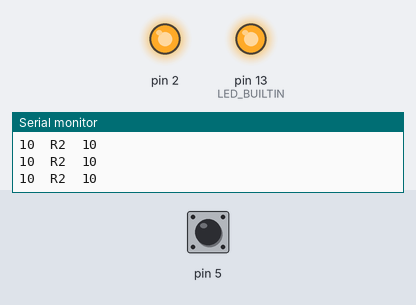
Bench run of a sketch on a simulated Arduino Uno, built with avr-gcc and run on an emulated ATmega328P. Parts: output pins drawn as LEDs (lit = HIGH), the last lines printed to the serial monitor. The inputs (shaded band) are chosen by the test bench; at power-on: pin 5 HIGH.

Above: at 1.2 s.
1.3 s: pin 5 pulled LOW for 0.25 s
At 1.51 s:
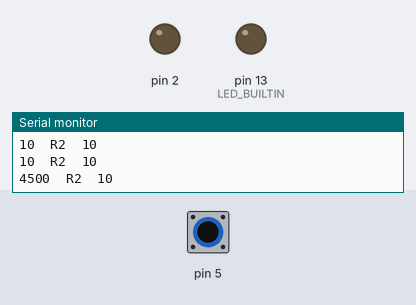
3.0 s: pin 5 pulled LOW for 3.2 s
At 6.8 s:
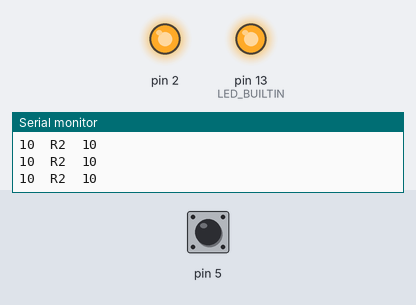
Timing chart, 0 to 8.3 s (numbered marks = the images above; inputs shaded):
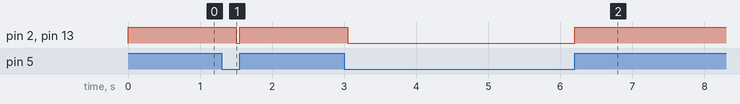

Measured:
- after the input at 1.3 s, pin 2, pin 13 (LED_BUILTIN): HIGH → LOW after 0.20 s, → HIGH 0.05 s later
- after the input at 3.0 s, pin 2, pin 13 (LED_BUILTIN): HIGH → LOW after 0.05 s, → HIGH 3.2 s later

The sketch:

Arduino-Capacitive-Sensor.ino
```cpp
#include <CapacitiveSensor.h>

/*
* Contact with https://ahmetozer.org
 * Resistor effects sensitivity, experiment with values, 50K - 50M. Larger resistor values yield larger sensor values.
 */


CapacitiveSensor   cs_4_5 = CapacitiveSensor(3,5);        // 10M resistor between pins 4 & 2, pin 2 is sensor pin, add a wire and or foil if desired


int r1 = 0;
int r2;
int time1 = 0;
int dokun= 0;
void setup()
{
   cs_4_5.set_CS_AutocaL_Millis(0xFFFFFFFF);     // turn off autocalibrate on channel 1 - just as an example
   Serial.begin(115200);
   pinMode(LED_BUILTIN, OUTPUT);
   pinMode(2, OUTPUT);
   r2 = cs_4_5.capacitiveSensor(30);
}

void loop()
{
    long start = millis();
    long total1 =  cs_4_5.capacitiveSensor(30);
    r1 = total1;

    Serial.print(total1);                  // print sensor output 1
    Serial.print("  R2  ");
    Serial.print(r2);
    Serial.println("\t");

//time1 = time1 + 1;

  if (r1 - r2 < 300){
    digitalWrite(LED_BUILTIN, HIGH);
    digitalWrite(2, HIGH);
        delay(200);
    } else {
      digitalWrite(LED_BUILTIN, LOW);
      digitalWrite(2, LOW);
    }

/* if (time1 > 100) {
  time1 = 0;
  dokun = 0;
  }

  if (total1 < 800) {
  dokun = dokun + 1 ;
  }

if (dokun > 30) {
digitalWrite(LED_BUILTIN, HIGH);
digitalWrite(8, HIGH);
} else {
  digitalWrite(LED_BUILTIN, LOW);
  digitalWrite(8, HIGH);
}

*/
delay(10);                             // arbitrary delay to limit data to serial port
}
```
